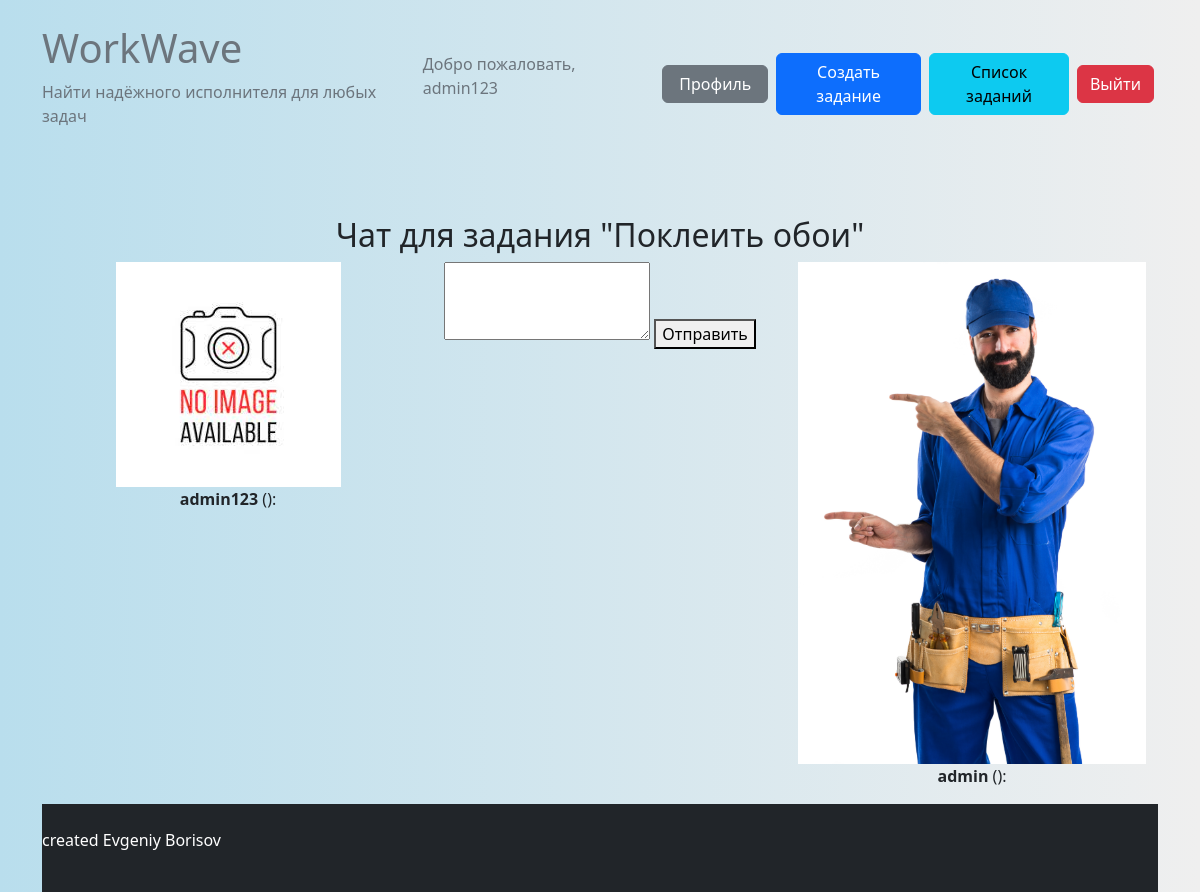
The page /chat/34/ (signed in) on the database its author committed.
### accounts/models.py (models this page shows)
class CustomUser(AbstractUser):
    CUSTOMER = 'customer'
    EXECUTOR = 'executor'
    ROLE_CHOICES = (
        (CUSTOMER, 'Заказчик'),
        (EXECUTOR, 'Исполнитель'),
    )
    role = models.CharField(
        max_length=10,
        choices=ROLE_CHOICES,
        default=CUSTOMER,
        verbose_name=_('Роль'),
        help_text=_('Роль пользователя'),
    )
    photo_user = models.ImageField(
        upload_to='media/user_photos/',
        verbose_name=_('Фото пользователя'),
        help_text=_('Загрузите фотографию пользователя'),
    )
    name = models.CharField(
        max_length=100,
        null=True,
        blank=True,
        verbose_name=_('Имя'),
        help_text=_('Имя пользователя'),
    )
    description = models.TextField(
        null=True,
        blank=True,
        verbose_name=_('Описание'),
        help_text=_('Описание пользователя'),
    )
    email = models.EmailField(
        unique=True,
        verbose_name=_('Email'),
        help_text=_('Email пользователя'),
    )
    groups = models.ManyToManyField(Group, verbose_name=_("Группы"), blank=True, related_name='customuser_groups')
    user_permissions = models.ManyToManyField(
        Permission,
        verbose_name=_("Права пользователя"),
        blank=True,
        related_name='customuser_user_permissions',
    )

### tasks/models.py (models this page shows, shortened)
class Task(models.Model):
    title = models.CharField(max_length=200)
    image_task = models.ImageField(upload_to='media/image_task/', null=True, blank=True)
    description = models.TextField()
    customer = models.ForeignKey(CustomUser, on_delete=models.CASCADE, related_name='customer_tasks')
    executor = models.ForeignKey(CustomUser, on_delete=models.SET_NULL, null=True, blank=True,
                                 related_name='executor_tasks')
    created_at = models.DateTimeField(auto_now_add=True)
    due_date = models.DateTimeField()
    is_completed = models.BooleanField(default=False)
    canceled_by = models.ForeignKey(CustomUser, on_delete=models.SET_NULL, null=True,
                                    blank=True, related_name='canceled_tasks')
    canceled_at = models.DateTimeField(null=True, blank=True)
    address = models.CharField(max_length=255,null=True)

### messenger/views.py (the view)
# urls.py: path('chat/<int:task_id>/', view_messenger.view_chat, name='view_chat'),
@login_required
def view_chat(request, task_id):
    task = get_object_or_404(Task, pk=task_id)
    messages = Message.objects.filter(task=task)
    sender = request.user
    receiver = task.customer if sender != task.customer else task.executor
    context = {
        'task': task,
        'messages': messages,
        'sender': sender,
        'receiver': receiver,
        'sender.photo.url': sender.photo_user,
        'sender.username': sender.username,
        'receiver.photo.url': receiver.photo_user,
        'receiver.username': receiver.username,
    }
    return render(request, 'messenger/chat.html', context)

### templates/messenger/chat.html (shortened to what this page needs)
{% extends 'base.html' %}
{% block content %}
<div class="container mt-4 text-center">
    <h2>Чат для задания "{{ task.title }}"</h2>
    <div class="row">
        <div class="col-md-4">
            <div class="sender-info">
                <img src="{% if sender.photo_user %}{{ sender.photo_user.url }}{% else %}/media/user_photos/placeholder-image.jpg{% endif %}"
                     alt="Фото профиля" class="img-fluid">
                <p>
                    <strong>{{ sender.username }}</strong> ({{ message.timestamp }}):
                </p>
            </div>
        </div>
        <div class="col-md-4">
            <form method="post" action="{% url 'send_message' task.id %}">
                <textarea name="content" rows="3" required></textarea>
                <button type="submit">Отправить</button>
            </form>
        </div>
        <div class="col-md-4">
            <div class="receiver-info">
                <img src="{% if receiver.photo_user %}{{ receiver.photo_user.url }}{% else %}/media/user_photos/placeholder-image.jpg{% endif %}"
                     alt="Фото профиля" class="img-fluid">
                <p>
                    <strong>{{ receiver.username }}</strong> ({{ message.timestamp }}):
                </p>
            </div>
        </div>
    </div>
    {% endblock %}

### templates/base.html (shortened to what this page needs)
{% load static %}
<!DOCTYPE html>
<html lang="en">
<head>
    <link rel="stylesheet" href="{% static 'css/bootstrap.min.css' %}">
    <link rel="stylesheet" type="text/css" href="{% static 'css/style.css' %}">
</head>
<body>
<header class="bg-primary text-secondary py-4">
    <div class="container">
        <div class="d-flex justify-content-between align-items-center">
            <div>
                <a href="{% url 'home' %}">
                    <h1>WorkWave</h1>
                    <p>Найти надёжного исполнителя для любых задач</p>
                </a>
            </div>
            <div class="d-flex align-items-center">
                {% if user.is_authenticated %}
                <div>
                    <p class="text-secondary px-3">Добро пожаловать, {{ user.username }}</p>
                </div>
                <div class="d-flex align-items-center">
                    <a href="{% url 'profile' %}" class="btn btn-secondary px-3 m-1">Профиль</a>
                    <a href="{% url 'create_task' %}" class="btn btn-primary m-1">Создать задание</a>
                    <a href="{% url 'task_list' %}" class="btn btn-info m-1">Список заданий</a>
                    <form method="post" action="{% url 'logout' %}">
                        <button type="submit" class="btn btn-danger m-1">Выйти</button>
                    </form>
                </div>
                {% else %}
                <button class="btn btn-secondary px-3 m-1" onclick="window.location.href='{% url 'register' %}'">Войти
                </button>
                {% endif %}
            </div>
        </div>
    </div>
</header>
<div class="container mt-4">
    {% block content %}
    {% endblock %}
</div>
</body>
<footer class="bg-dark text-white py-4">
    <div a="container">
        <div class="row">
            <div class="col-md-6">
                <p>created Evgeniy Borisov</p>
            </div>
            <div class="col-md-6 text-md-end">
            </div>
        </div>
    </div>
</footer>
</body>
</html>

### static/css/style.css (style rules this page uses)
body, header { background: linear-gradient(90deg, #b9deed, #efefef); }
body { display: flex; flex-direction: column; min-height: 100vh; }
.container { flex: 1; }
a { color: #6c757d; text-decoration: none; transition: color 0.3s; }

### rows shown on the page
CustomUser: username "admin123", photo_user (placeholder picture)
Task: title "Поклеить обои"
CustomUser: photo_user (picture), username "admin"
